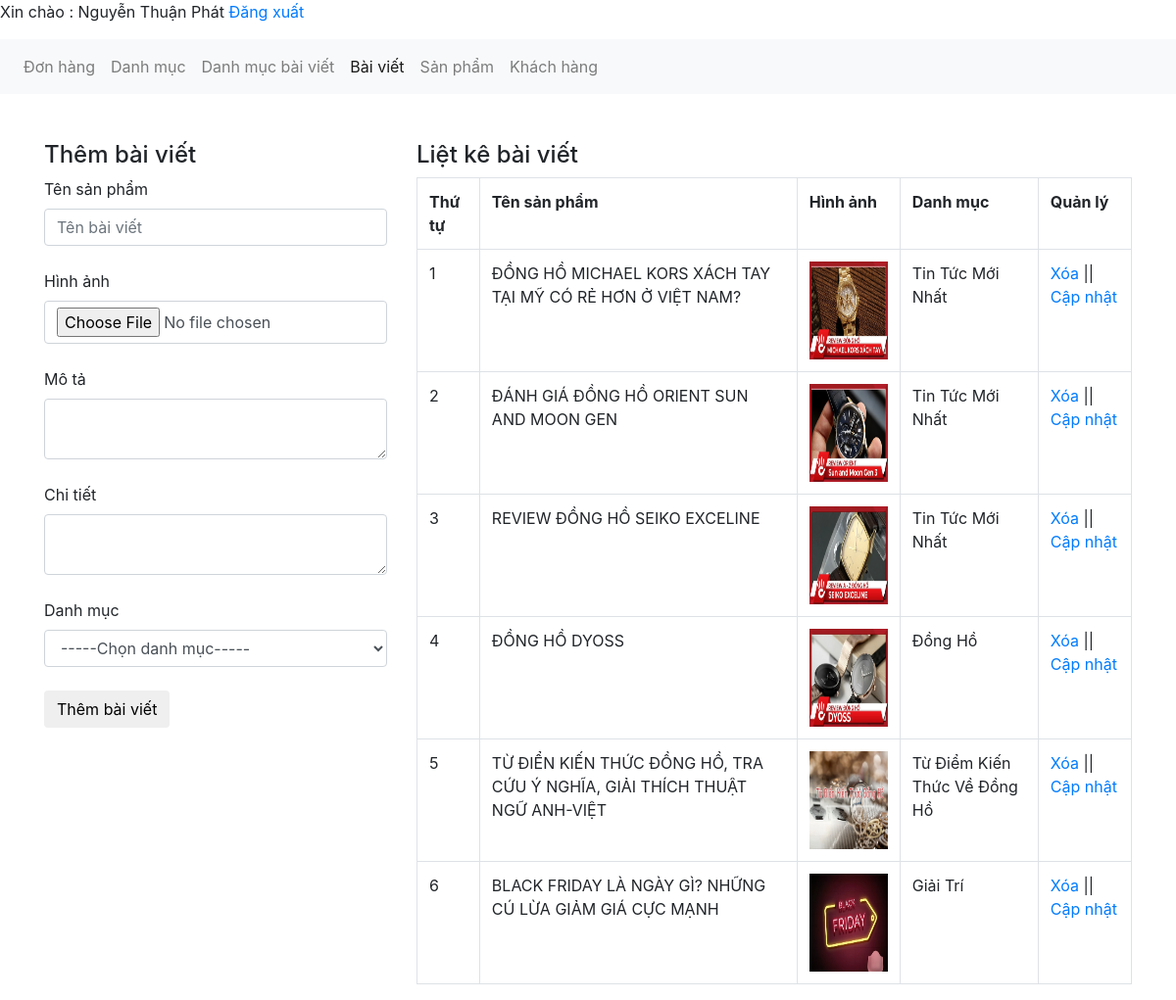
The page /admin/xulybaiviet.php (signed in) on the database its author committed.
### tables this page shows
CREATE TABLE `tbl_baiviet` (
  `baiviet_id` int(11) NOT NULL,
  `tenbaiviet` varchar(100) NOT NULL,
  `tomtat` text NOT NULL,
  `noidung` text NOT NULL,
  `danhmuctin_id` int(11) NOT NULL,
  `baiviet_image` varchar(50) NOT NULL
);

CREATE TABLE `tbl_danhmuc_tin` (
  `danhmuctin_id` int(11) NOT NULL,
  `tendanhmuc` varchar(100) NOT NULL
);

### admin/xulybaiviet.php (the view, shortened to what this page needs)
<?php
include('../db/connect.php');
?>
<!DOCTYPE html>
<html lang="en">
<head>
    <link href="../css/bootstrap.css" rel="stylesheet" type="text/css" media="all" />
</head>
<body>
    <p>Xin chào : <?php echo $_SESSION['dangnhap'] ?> <a href="?login=dangxuat">Đăng xuất</a></p>
    <nav class="navbar navbar-expand-lg navbar-light bg-light">
        <div class="collapse navbar-collapse" id="navbarNav">
            <ul class="navbar-nav">
                <li class="nav-item ">
                    <a class="nav-link" href="xulydonhang.php">Đơn hàng <span class="sr-only">(current)</span></a>
                </li>
                <li class="nav-item">
                    <a class="nav-link" href="xulydanhmuc.php">Danh mục</a>
                </li>
                <li class="nav-item">
                    <a class="nav-link" href="xulydanhmucbaiviet.php">Danh mục bài viết</a>
                </li>
                <li class="nav-item active">
                    <a class="nav-link" href="xulybaiviet.php">Bài viết</a>
                </li>
                <li class="nav-item">
                    <a class="nav-link" href="xulysanpham.php">Sản phẩm</a>
                </li>
                <li class="nav-item">
                    <a class="nav-link" href="xulykhachhang.php">Khách hàng</a>
                </li>
            </ul>
        </div>
    </nav><br><br>
    <div class="container">
        <div class="row">
            <?php
            if (isset($_GET['quanly']) == 'capnhat') {
                $id_capnhat = $_GET['capnhat_id'];
                $sql = "SELECT * FROM tbl_baiviet WHERE baiviet_id='$id_capnhat'";
                $sql_capnhat = $con->query($sql)->fetch(PDO::FETCH_ASSOC);
                $id_category_1 = $sql_capnhat['danhmuctin_id'];
            ?>
            <div class="col-md-4">
                <h4>Cập nhật bài viết</h4>
                <form action="" method="POST" enctype="multipart/form-data">
                    <label>Tên bài viết</label>
                    <input type="text" class="form-control" name="tenbaiviet"
                        value="<?php echo $sql_capnhat['tenbaiviet'] ?>"><br>
                    <input type="hidden" class="form-control" name="id_update"
                        value="<?php echo $sql_capnhat['baiviet_id'] ?>">
                    <label>Hình ảnh</label>
                    <input type="file" class="form-control" name="hinhanh"><br>
                    <img src="../uploads/<?php echo $sql_capnhat['baiviet_image'] ?>" height="80" width="80"><br>
                    <label>Mô tả</label>
                    <textarea class="form-control" rows="10"
                        name="mota"><?php echo $sql_capnhat['tomtat'] ?></textarea><br>
                    <label>Chi tiết</label>
                    <textarea class="form-control" rows="10"
                        name="chitiet"><?php echo $sql_capnhat['noidung'] ?></textarea><br>
                    <label>Danh mục</label>
                    <?php
                        $sql = "SELECT * FROM tbl_danhmuc_tin ORDER BY danhmuctin_id DESC";
                        $sql_danhmuc = $con->query($sql)->fetchAll(PDO::FETCH_ASSOC);
                        ?>
                    <select name="danhmuc" class="form-control">
                        <option value="0">-----Chọn danh mục-----</option>
                        <?php
                            foreach ($sql_danhmuc as $danhmuc) {
                                if ($id_category_1 == $danhmuc['danhmuctin_id']) {
                            ?>
                        <option selected value="<?php echo $danhmuc['danhmuctin_id'] ?>">
                            <?php echo $danhmuc['tendanhmuc'] ?></option>
                        <?php
                                } else {
                                ?>
                        <option value="<?php echo $danhmuc['danhmuctin_id'] ?>">
                            <?php echo $danhmuc['tendanhmuc'] ?></option>
                        <?php
                                }
                            }
                            ?>
                    </select><br>
                    <input type="submit" name="capnhatbaiviet" value="Cập nhật bài viết" class="btn btn-default">
                </form>
            </div>
            <?php
            } else {
            ?>
            <div class="col-md-4">
                <h4>Thêm bài viết</h4>
                <form action="" method="POST" enctype="multipart/form-data">
                    <label>Tên sản phẩm</label>
                    <input type="text" class="form-control" name="tenbaiviet" placeholder="Tên bài viết"><br>
                    <label>Hình ảnh</label>
                    <input type="file" class="form-control" name="hinhanh"><br>
                    <label>Mô tả</label>
                    <textarea class="form-control" name="mota"></textarea><br>
                    <label>Chi tiết</label>
                    <textarea class="form-control" name="chitiet"></textarea><br>
                    <label>Danh mục</label>
                    <select name="danhmuc" class="form-control">
                        <option value="0">-----Chọn danh mục-----</option>
                    </select><br>
                    <input type="submit" name="thembaiviet" value="Thêm bài viết" class="btn btn-default">
                </form>
            </div>
            <?php
            }
            ?>
            <div class="col-md-8">
                <h4>Liệt kê bài viết</h4>
                <?php
                $sql = "SELECT * FROM tbl_baiviet,tbl_danhmuc_tin WHERE tbl_baiviet.danhmuctin_id=tbl_danhmuc_tin.danhmuctin_id ORDER BY tbl_baiviet.baiviet_id DESC";
                $sql_select_bv = $con->query($sql)->fetchAll(PDO::FETCH_ASSOC);
                ?>
                <table class="table table-bordered ">
                    <tr>
                        <th>Thứ tự</th>
                        <th>Tên sản phẩm</th>
                        <th>Hình ảnh</th>
                        <th>Danh mục</th>
                        <th>Quản lý</th>
                    </tr>
                    <?php
                    $i = 0;
                    foreach ($sql_select_bv as $select_bv) {
                        $i++;
                    ?>
                    <tr>
                        <td><?php echo $i ?></td>
                        <td><?php echo $select_bv['tenbaiviet'] ?></td>
                        <td><img src="../uploads/<?php echo $select_bv['baiviet_image'] ?>" height="100" width="80">
                        </td>
                        <td><?php echo $select_bv['tendanhmuc'] ?></td>
                        <td><a href="?xoa=<?php echo $select_bv['baiviet_id'] ?>">Xóa</a> || <a
                                href="xulybaiviet.php?quanly=capnhat&capnhat_id=<?php echo $select_bv['baiviet_id'] ?>">Cập
                                nhật</a></td>
                    </tr>
                    <?php
                    }
                    ?>
                </table>
            </div>
        </div>
    </div>
</body>
</html>

### rows shown on the page
tbl_baiviet: tenbaiviet "ĐỒNG HỒ MICHAEL KORS XÁCH TAY TẠI MỸ CÓ RẺ HƠN Ở VIỆT NAM?", baiviet_image (picture), danhmuctin.tendanhmuc "Tin Tức Mới Nhất"
tbl_baiviet: tenbaiviet "ĐÁNH GIÁ ĐỒNG HỒ ORIENT SUN AND MOON GEN", baiviet_image (picture), danhmuctin.tendanhmuc "Tin Tức Mới Nhất"
tbl_baiviet: tenbaiviet "REVIEW ĐỒNG HỒ SEIKO EXCELINE", baiviet_image (picture), danhmuctin.tendanhmuc "Tin Tức Mới Nhất"
tbl_baiviet: tenbaiviet "ĐỒNG HỒ DYOSS", baiviet_image (picture), danhmuctin.tendanhmuc "Đồng Hồ"
tbl_baiviet: tenbaiviet "TỪ ĐIỂN KIẾN THỨC ĐỒNG HỒ, TRA CỨU Ý NGHĨA, GIẢI THÍCH THUẬT NGỮ ANH-VIỆT", baiviet_image (picture), danhmuctin.tendanhmuc "Từ Điểm Kiến Thức Về Đồng Hồ"
tbl_baiviet: tenbaiviet "BLACK FRIDAY LÀ NGÀY GÌ? NHỮNG CÚ LỪA GIẢM GIÁ CỰC MẠNH", baiviet_image (picture), danhmuctin.tendanhmuc "Giải Trí"

### other values the page prints
$_SESSION['dangnhap'] "Nguyễn Thuận Phát"
